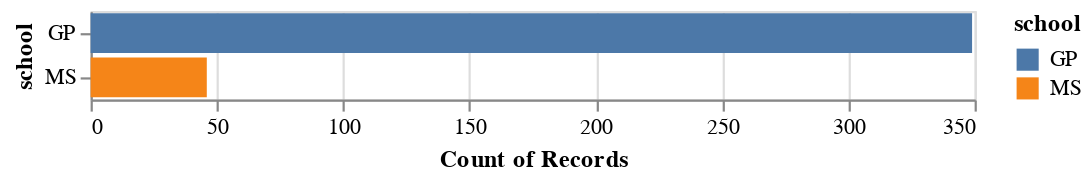

The code cell stored with this chart in its notebook:
### Code cell
bars3 = alt.Chart(math).mark_bar().encode(
    y='school:N',
    color='school:N',
    x='count(school):Q'
)

bars3

#what kind of school

### Figure 1 — Vega-Lite specification as saved in the notebook (floating-point values rounded to 4 significant figures; data arrays with more than 128 entries replaced by an {"elided": "..."} marker saying what was removed)
{"config": {"view": {"continuousWidth": 400, "continuousHeight": 300}}, "data": {"name": "data-e915ea558f4356374e17cc933ebec282"}, "mark": "bar", "encoding": {"color": {"type": "nominal", "field": "school"}, "x": {"type": "quantitative", "aggregate": "count", "field": "school"}, "y": {"type": "nominal", "field": "school"}}, "$schema": "https://vega.github.io/schema/vega-lite/v4.8.1.json", "datasets": {"data-e915ea558f4356374e17cc933ebec282": {"elided": "395 records"}}}
